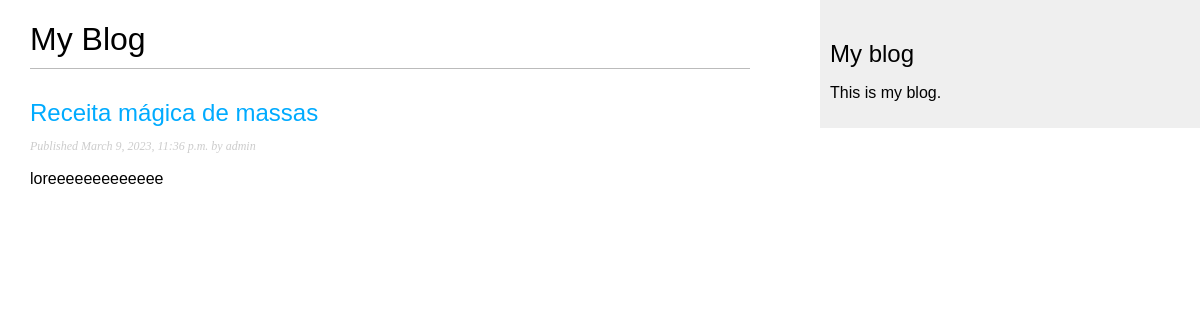
The app's page /publicar/, older data.
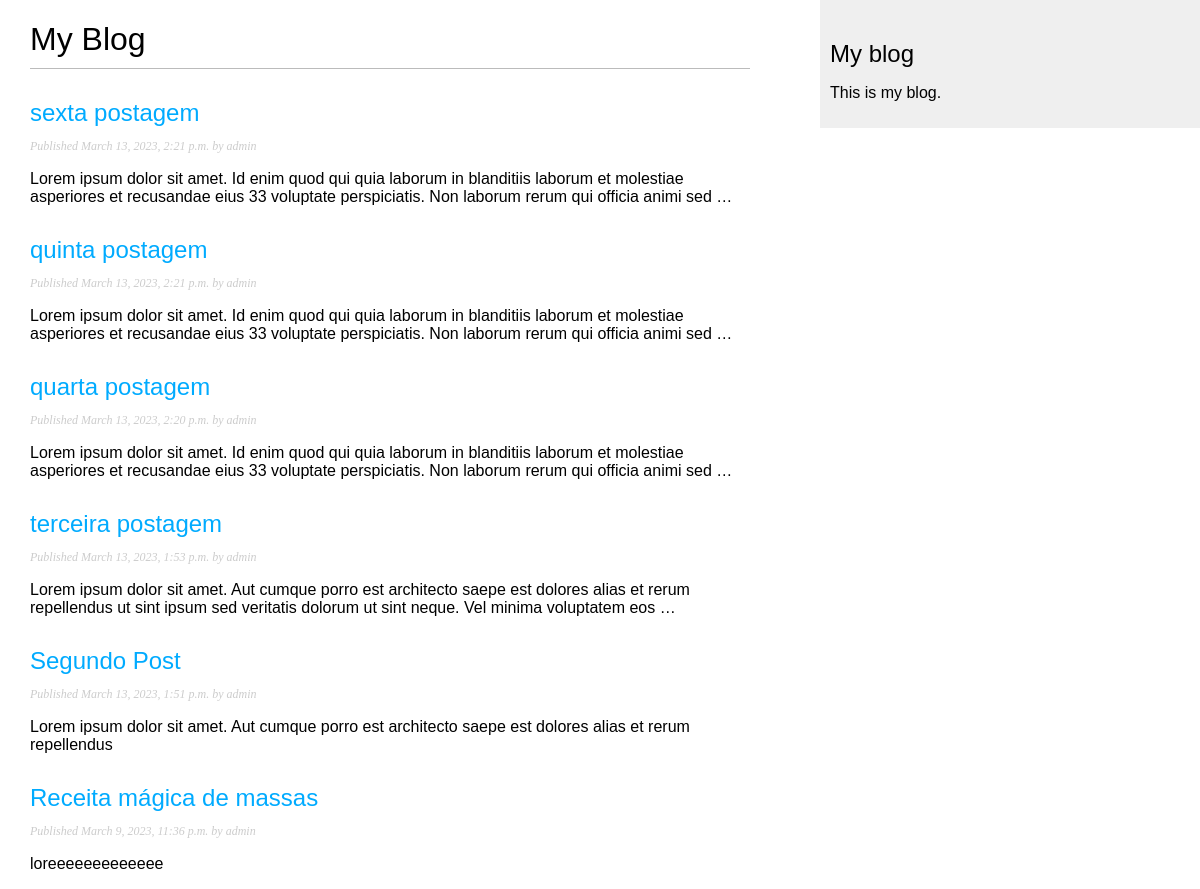
The same page, newer data.
### publicar/models.py (models this page shows, shortened)
class Post(models.Model):
    STATUS_CHOICES = (
        ('draft', 'Draft'),
        ('published', 'Published'),
    )
    title = models.CharField(max_length=250)
    slug = models.SlugField(max_length=250,
                            unique_for_date='publish')
    author = models.ForeignKey(User,
                               on_delete=models.CASCADE,
                               related_name='blog_posts')
    image = models.ImageField(upload_to='post_images')
    body = models.TextField()
    publish = models.DateTimeField(default=timezone.now)
    created = models.DateTimeField(auto_now_add=True)
    update = models.DateTimeField(auto_now=True)
    status = models.CharField(max_length=10,
                              choices=STATUS_CHOICES,
                              default='draft')
    class Meta:
        ordering = ('-publish',)
    def get_absolute_url(self):
        return reverse('publicar:post_detail',
                       args=[self.publish.year,
                             self.publish.month,
                             self.publish.day, self.slug])

### publicar/views.py (the view)
# urls.py: path('', views.post_list, name='post_list'),
def post_list(request):
    posts = Post.objects.all()
    return render(request, 'publicar/post/list.html', {'posts': posts})

### publicar/templates/publicar/post/list.html (shortened to what this page needs)
{% extends "publicar/base.html" %}
{% block content %}
    <h1>My Blog</h1>
    {% for post in posts %}
        <h2>
            <a href="{{ post.get_absolute_url }}">
                {{ post.title }}
            </a>
        </h2>
        <p class="date">
            Published {{ post.publish }} by {{ post.author }}
        </p>
        {{ post.body|truncatewords:30|linebreaks }}
    {% endfor %}
{% endblock %}

Row changes from the older to the newer data that the page shows:
added Post: title "sexta postagem", publish "March 13, 2023, 2:21 p.m.", author "admin", body "Lorem ipsum dolor sit amet. Id enim quod qui quia laborum in blanditiis laborum et molestiae asperiores et recusandae eius 33 voluptate perspiciatis. Non laborum rerum qui officia animi sed …"
added Post: title "quinta postagem", publish "March 13, 2023, 2:21 p.m.", author "admin", body "Lorem ipsum dolor sit amet. Id enim quod qui quia laborum in blanditiis laborum et molestiae asperiores et recusandae eius 33 voluptate perspiciatis. Non laborum rerum qui officia animi sed …"
added Post: title "quarta postagem", publish "March 13, 2023, 2:20 p.m.", author "admin", body "Lorem ipsum dolor sit amet. Id enim quod qui quia laborum in blanditiis laborum et molestiae asperiores et recusandae eius 33 voluptate perspiciatis. Non laborum rerum qui officia animi sed …"
added Post: title "terceira postagem", publish "March 13, 2023, 1:53 p.m.", author "admin", body "Lorem ipsum dolor sit amet. Aut cumque porro est architecto saepe est dolores alias et rerum repellendus ut sint ipsum sed veritatis dolorum ut sint neque. Vel minima voluptatem eos …"
added Post: title "Segundo Post", publish "March 13, 2023, 1:51 p.m.", author "admin", body "Lorem ipsum dolor sit amet. Aut cumque porro est architecto saepe est dolores alias et rerum repellendus"
